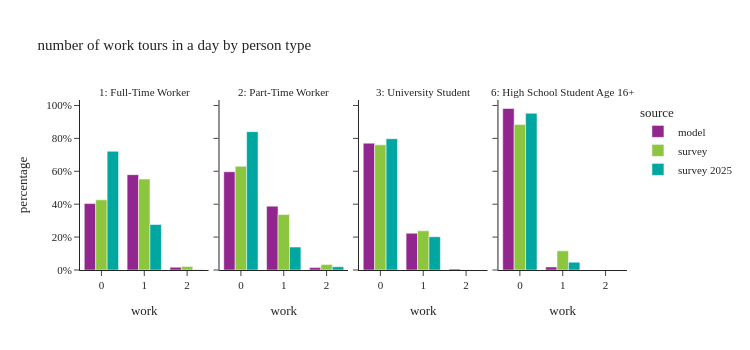

Notebook cell for this chart:
### Code cell
plot_work_tour_ptype(per_data[per_data['ptype'].isin(worker_ptype)],"number of work tours in a day by person type")

### Figure 1 — Plotly figure (JSON) as saved in the notebook; plotly's stock layout.template omitted (floating-point values rounded to 4 significant figures)
{"data": [{"alignmentgroup": "True", "customdata": [[739652], [1061626], [30921]], "hovertemplate": "source=model<br>ptype_label=1: Full-Time Worker<br>work=%{x}<br>percentage=%{y}<br>sample_size=%{customdata[0]}<extra></extra>", "legendgroup": "model", "marker": {"color": "#91268F", "pattern": {"shape": ""}}, "name": "model", "offsetgroup": "model", "orientation": "v", "showlegend": true, "textposition": "auto", "type": "bar", "x": [0.0, 1.0, 2.0], "xaxis": "x", "y": [0.4037, 0.5794, 0.01688], "yaxis": "y"}, {"alignmentgroup": "True", "customdata": [[208316], [135336], [5151]], "hovertemplate": "source=model<br>ptype_label=2: Part-Time Worker<br>work=%{x}<br>percentage=%{y}<br>sample_size=%{customdata[0]}<extra></extra>", "legendgroup": "model", "marker": {"color": "#91268F", "pattern": {"shape": ""}}, "name": "model", "offsetgroup": "model", "orientation": "v", "showlegend": false, "textposition": "auto", "type": "bar", "x": [0.0, 1.0, 2.0], "xaxis": "x2", "y": [0.5972, 0.388, 0.01477], "yaxis": "y2"}, {"alignmentgroup": "True", "customdata": [[125165], [36255], [896]], "hovertemplate": "source=model<br>ptype_label=3: University Student<br>work=%{x}<br>percentage=%{y}<br>sample_size=%{customdata[0]}<extra></extra>", "legendgroup": "model", "marker": {"color": "#91268F", "pattern": {"shape": ""}}, "name": "model", "offsetgroup": "model", "orientation": "v", "showlegend": false, "textposition": "auto", "type": "bar", "x": [0.0, 1.0, 2.0], "xaxis": "x3", "y": [0.7711, 0.2234, 0.00552], "yaxis": "y3"}, {"alignmentgroup": "True", "customdata": [[125186], [2349]], "hovertemplate": "source=model<br>ptype_label=6: High School Student Age 16+<br>work=%{x}<br>percentage=%{y}<br>sample_size=%{customdata[0]}<extra></extra>", "legendgroup": "model", "marker": {"color": "#91268F", "pattern": {"shape": ""}}, "name": "model", "offsetgroup": "model", "orientation": "v", "showlegend": false, "textposition": "auto", "type": "bar", "x": [0.0, 1.0], "xaxis": "x4", "y": [0.9816, 0.01842], "yaxis": "y4"}, {"alignmentgroup": "True", "customdata": [[1606], [1452], [37]], "hovertemplate": "source=survey<br>ptype_label=1: Full-Time Worker<br>work=%{x}<br>percentage=%{y}<br>sample_size=%{customdata[0]}<extra></extra>", "legendgroup": "survey", "marker": {"color": "#8CC63E", "pattern": {"shape": ""}}, "name": "survey", "offsetgroup": "survey", "orientation": "v", "showlegend": true, "textposition": "auto", "type": "bar", "x": [0.0, 1.0, 2.0], "xaxis": "x", "y": [0.4264, 0.5526, 0.02098], "yaxis": "y"}, {"alignmentgroup": "True", "customdata": [[614], [255], [13]], "hovertemplate": "source=survey<br>ptype_label=2: Part-Time Worker<br>work=%{x}<br>percentage=%{y}<br>sample_size=%{customdata[0]}<extra></extra>", "legendgroup": "survey", "marker": {"color": "#8CC63E", "pattern": {"shape": ""}}, "name": "survey", "offsetgroup": "survey", "orientation": "v", "showlegend": false, "textposition": "auto", "type": "bar", "x": [0.0, 1.0, 2.0], "xaxis": "x2", "y": [0.6302, 0.337, 0.03281], "yaxis": "y2"}, {"alignmentgroup": "True", "customdata": [[266], [64], [1]], "hovertemplate": "source=survey<br>ptype_label=3: University Student<br>work=%{x}<br>percentage=%{y}<br>sample_size=%{customdata[0]}<extra></extra>", "legendgroup": "survey", "marker": {"color": "#8CC63E", "pattern": {"shape": ""}}, "name": "survey", "offsetgroup": "survey", "orientation": "v", "showlegend": false, "textposition": "auto", "type": "bar", "x": [0.0, 1.0, 2.0], "xaxis": "x3", "y": [0.7605, 0.2382, 0.001265], "yaxis": "y3"}, {"alignmentgroup": "True", "customdata": [[86], [5]], "hovertemplate": "source=survey<br>ptype_label=6: High School Student Age 16+<br>work=%{x}<br>percentage=%{y}<br>sample_size=%{customdata[0]}<extra></extra>", "legendgroup": "survey", "marker": {"color": "#8CC63E", "pattern": {"shape": ""}}, "name": "survey", "offsetgroup": "survey", "orientation": "v", "showlegend": false, "textposition": "auto", "type": "bar", "x": [0.0, 1.0], "xaxis": "x4", "y": [0.8838, 0.1162], "yaxis": "y4"}, {"alignmentgroup": "True", "customdata": [[1193], [422], [4]], "hovertemplate": "source=survey 2025<br>ptype_label=1: Full-Time Worker<br>work=%{x}<br>percentage=%{y}<br>sample_size=%{customdata[0]}<extra></extra>", "legendgroup": "survey 2025", "marker": {"color": "#00A7A0", "pattern": {"shape": ""}}, "name": "survey 2025", "offsetgroup": "survey 2025", "orientation": "v", "showlegend": true, "textposition": "auto", "type": "bar", "x": [0.0, 1.0, 2.0], "xaxis": "x", "y": [0.7214, 0.2763, 0.00225], "yaxis": "y"}, {"alignmentgroup": "True", "customdata": [[303], [56], [2]], "hovertemplate": "source=survey 2025<br>ptype_label=2: Part-Time Worker<br>work=%{x}<br>percentage=%{y}<br>sample_size=%{customdata[0]}<extra></extra>", "legendgroup": "survey 2025", "marker": {"color": "#00A7A0", "pattern": {"shape": ""}}, "name": "survey 2025", "offsetgroup": "survey 2025", "orientation": "v", "showlegend": false, "textposition": "auto", "type": "bar", "x": [0.0, 1.0, 2.0], "xaxis": "x2", "y": [0.8408, 0.1394, 0.01982], "yaxis": "y2"}, {"alignmentgroup": "True", "customdata": [[108], [17]], "hovertemplate": "source=survey 2025<br>ptype_label=3: University Student<br>work=%{x}<br>percentage=%{y}<br>sample_size=%{customdata[0]}<extra></extra>", "legendgroup": "survey 2025", "marker": {"color": "#00A7A0", "pattern": {"shape": ""}}, "name": "survey 2025", "offsetgroup": "survey 2025", "orientation": "v", "showlegend": false, "textposition": "auto", "type": "bar", "x": [0.0, 1.0], "xaxis": "x3", "y": [0.7978, 0.2022], "yaxis": "y3"}, {"alignmentgroup": "True", "customdata": [[69], [2]], "hovertemplate": "source=survey 2025<br>ptype_label=6: High School Student Age 16+<br>work=%{x}<br>percentage=%{y}<br>sample_size=%{customdata[0]}<extra></extra>", "legendgroup": "survey 2025", "marker": {"color": "#00A7A0", "pattern": {"shape": ""}}, "name": "survey 2025", "offsetgroup": "survey 2025", "orientation": "v", "showlegend": false, "textposition": "auto", "type": "bar", "x": [0.0, 1.0], "xaxis": "x4", "y": [0.9526, 0.04737], "yaxis": "y4"}], "layout": {"annotations": [{"font": {}, "showarrow": false, "text": "1: Full-Time Worker", "x": 0.1175, "xanchor": "center", "xref": "paper", "y": 1.0, "yanchor": "bottom", "yref": "paper"}, {"font": {}, "showarrow": false, "text": "2: Part-Time Worker", "x": 0.3725, "xanchor": "center", "xref": "paper", "y": 1.0, "yanchor": "bottom", "yref": "paper"}, {"font": {}, "showarrow": false, "text": "3: University Student", "x": 0.6275, "xanchor": "center", "xref": "paper", "y": 1.0, "yanchor": "bottom", "yref": "paper"}, {"font": {}, "showarrow": false, "text": "6: High School Student Age 16+", "x": 0.8825, "xanchor": "center", "xref": "paper", "y": 1.0, "yanchor": "bottom", "yref": "paper"}], "barmode": "group", "height": 350, "legend": {"title": {"text": "source"}, "tracegroupgap": 0}, "title": {"text": "number of work tours in a day by person type"}, "width": 750, "xaxis": {"anchor": "y", "domain": [0.0, 0.235], "title": {"text": "work"}}, "xaxis2": {"anchor": "y2", "domain": [0.255, 0.49], "matches": "x", "title": {"text": "work"}}, "xaxis3": {"anchor": "y3", "domain": [0.51, 0.745], "matches": "x", "title": {"text": "work"}}, "xaxis4": {"anchor": "y4", "domain": [0.765, 1.0], "matches": "x", "title": {"text": "work"}}, "yaxis": {"anchor": "x", "domain": [0.0, 1.0], "tickformat": ".0%", "title": {"text": "percentage"}}, "yaxis2": {"anchor": "x2", "domain": [0.0, 1.0], "matches": "y", "showticklabels": false, "tickformat": ".0%"}, "yaxis3": {"anchor": "x3", "domain": [0.0, 1.0], "matches": "y", "showticklabels": false}, "yaxis4": {"anchor": "x4", "domain": [0.0, 1.0], "matches": "y", "showticklabels": false}}}
